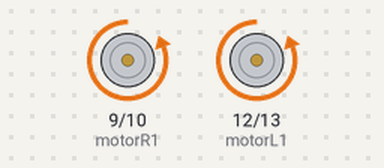
Simulated run of this sketch. Board: Arduino Uno, built with avr-gcc and run on an emulated ATmega328P. On the bench: motor-driver pin pairs drawn as motors (green arrow = first pin HIGH = forward, orange = second pin HIGH = backward, longer = more drive).

Above: at 6.5 s.
At 14.5 s:
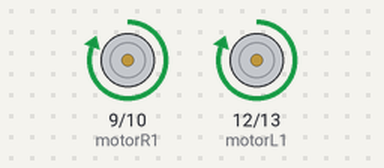
At 18.5 s:
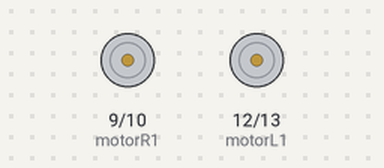
Timing chart, 0 to 25.8 s (numbered marks = the images above):
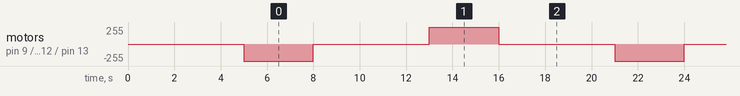

The sketch:

sketch_oct21a.ino
```cpp
int motorR1 = 9;
int motorR2 = 10;

int motorL1 = 12;
int motorL2 = 13;


void setup(){
  pinMode(motorR1, OUTPUT);
  pinMode(motorR2, OUTPUT);
  pinMode(motorL1, OUTPUT);
  pinMode(motorL2, OUTPUT);
  delay(5000);
}

void loop(){

  // Motor rotates clockwise
  forward();
  delay(3000);  // Motor rotates for 2 seconds
  stop();
  delay(5000);
  back();
  delay(3000);  // Motor rotates for 2 seconds
  stop();
  delay(5000);
}

void forward(){

  digitalWrite(motorR1, LOW);
  digitalWrite(motorR2, HIGH);
  digitalWrite(motorL1, LOW);
  digitalWrite(motorL2, HIGH);
}

void back(){
  digitalWrite(motorR1, HIGH);
  digitalWrite(motorR2, LOW);
  digitalWrite(motorL1, HIGH);
  digitalWrite(motorL2, LOW);
}
void stop(){
  digitalWrite(motorR1, LOW);
  digitalWrite(motorR2, LOW);
  digitalWrite(motorL1, LOW);
  digitalWrite(motorL2, LOW);

}
```

Measured:
- by itself, motor on pin 9 (motorR1) / pin 10 (motorR2), motor on pin 12 (motorL1) / pin 13 (motorL2): repeats every 16.0 s: stopped 5.0 s, forward 255/255 3.0 s, stopped 5.0 s, backward 255/255 3.0 s
